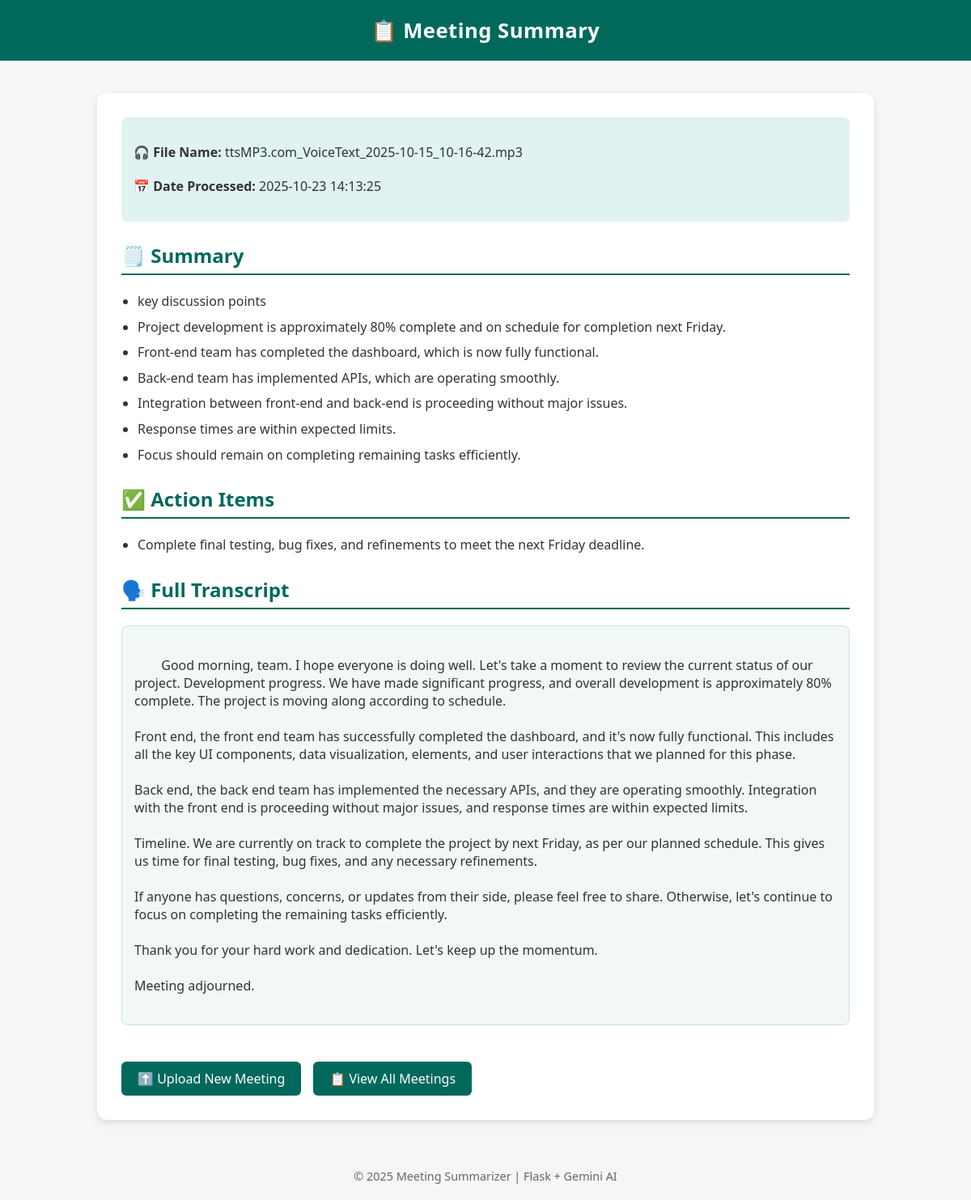
The page /api/v1/meetings/1 on the database its author committed.
### tables this page shows
CREATE TABLE meetings (
            id INTEGER PRIMARY KEY AUTOINCREMENT,
            filename TEXT,
            attendees TEXT,
            transcript TEXT,
            summary TEXT,
            people TEXT,
            action_items TEXT,
            created_at TEXT
        );

### backend/routes/meeting.py (the view)
@meetings_bp.route("/meetings/<int:meeting_id>")
def view_meeting(meeting_id):
    conn = sqlite3.connect(DB_PATH)
    cur = conn.cursor()
    cur.execute(
        "SELECT id, filename, transcript, summary, action_items, created_at FROM meetings WHERE id = ?",
        (meeting_id,),
    )
    row = cur.fetchone()
    conn.close()
    if not row:
        flash("Meeting not found")
        return redirect(url_for("home"))
    meeting = {
        "id": row[0],
        "filename": row[1],
        "transcript": row[2],
        "summary": row[3],
        "action_items": row[4],
        "created_at": row[5],
    }
    return render_template("meetings.html", meeting=meeting)

### frontend/templates/meetings.html (shortened to what this page needs)
<!DOCTYPE html>
<html lang="en">
<head>
</head>
<body>
  <header>📋 Meeting Summary</header>
  <div class="container">
    <div class="meta">
      <p><strong>🎧 File Name:</strong> {{ meeting.filename }}</p>
      <p><strong>📅 Date Processed:</strong> {{ meeting.created_at }}</p>
    </div>
    <div class="section">
      <h2>🗒️ Summary</h2>
      {% if meeting.summary %}
        <ul>
          {% for point in meeting.summary.split('*') if point.strip() %}
            <li>{{ point.strip() }}</li>
          {% endfor %}
        </ul>
      {% else %}
        <p>No summary generated.</p>
      {% endif %}
    </div>
    <div class="section">
      <h2>✅ Action Items</h2>
      {% if meeting.action_items %}
        <ul>
          {% for item in meeting.action_items.split('*') if item.strip() %}
            <li>{{ item.strip() }}</li>
          {% endfor %}
        </ul>
      {% else %}
        <p>No action items found.</p>
      {% endif %}
    </div>
    <div class="section">
      <h2>🗣️ Full Transcript</h2>
      <div class="transcript">
        {{ meeting.transcript if meeting.transcript else "Transcript unavailable." }}
      </div>
    </div>
    <div style="display: flex; gap: 15px; flex-wrap: wrap;">
      <a href="/" class="button">⬆️ Upload New Meeting</a>
      <a href="/meetings" class="button">📋 View All Meetings</a>
    </div>
  </div>
  <footer>
    © 2025 Meeting Summarizer | Flask + Gemini AI
  </footer>
</body>
</html>

### frontend/templates/meetings.html (style rules this page uses)
body { font-family: "Segoe UI", Arial, sans-serif; background-color: #f4f6f7; margin: 0; padding: 0; }
header { background-color: #00695c; color: white; padding: 20px; text-align: center; font-size: 1.6em; font-weight: bold; letter-spacing: 0.5px; }
.container { max-width: 900px; margin: 40px auto; background-color: white; padding: 30px; border-radius: 12px; box-shadow: 0 4px 10px rgba(0, 0, 0, 0.1); }
h2 { color: #00695c; border-bottom: 2px solid #00695c; padding-bottom: 6px; margin-top: 25px; }
ul { padding-left: 20px; margin: 10px 0; color: #333; line-height: 1.6; }
li { margin-bottom: 6px; }
p { line-height: 1.6; font-size: 1rem; color: #333; }
.section { margin-bottom: 25px; }
.meta { background: #e0f2f1; padding: 15px; border-radius: 8px; font-size: 0.95em; color: #004d40; margin-bottom: 25px; }
a.button { display: inline-block; background-color: #00695c; color: white; text-decoration: none; padding: 10px 20px; border-radius: 6px; margin-top: 20px; transition: 0.3s; font-weight: 500; }
.transcript { background-color: #f1f8f6; padding: 15px; border-radius: 8px; white-space: pre-wrap; color: #333; border: 1px solid #cce3df; }
footer { text-align: center; color: #666; font-size: 0.9em; padding: 20px; margin-top: 40px; }

### rows shown on the page
meetings: filename "ttsMP3.com_VoiceText_2025-10-15_10-16-42.mp3", created_at "2025-10-23 14:13:25", transcript "Good morning, team. I hope everyone is doing well. Let's take a moment to review the current status of our project. Development progress. We have made significant progress, and overall development is approximately 80% complete. The project is moving along according to schedule. Front end, the front end team has successfully completed the dashboard, and it's now fully functional. This includes all the key UI components, data visualization, elements, and user interactions that we planned for this phase. Back end, the back end team has implemented the necessary APIs, and they are operating smoothly. Integration with the front end is proceeding without major issues, and response times are…"

### other values the page prints
{{ point.strip() }} "key discussion points" "Project development is approximately 80% complete and on schedule for completion next Friday." "Front-end team has completed the dashboard, which is now fully functional." "Back-end team has implemented APIs, which are operating smoothly." "Integration between front-end and back-end is proceeding without major issues." "Response times are within expected limits." "Focus should remain on completing remaining tasks efficiently."
{{ item.strip() }} "Complete final testing, bug fixes, and refinements to meet the next Friday deadline."
